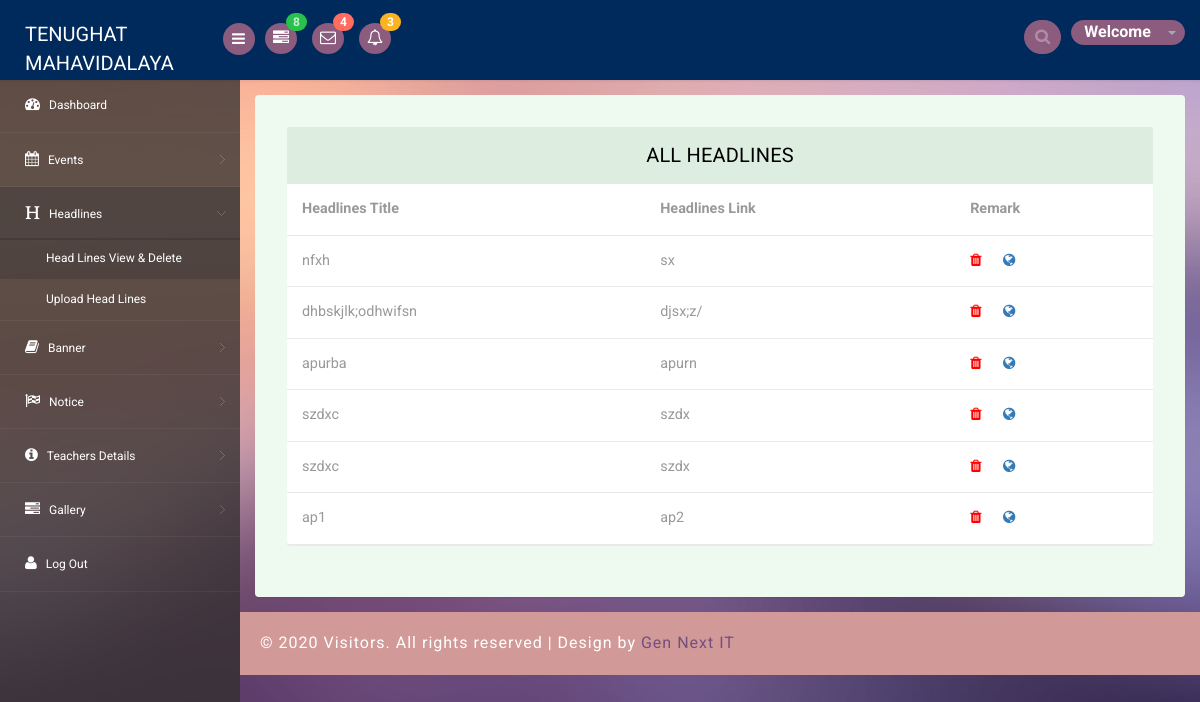
The app's page /display_head, older data.
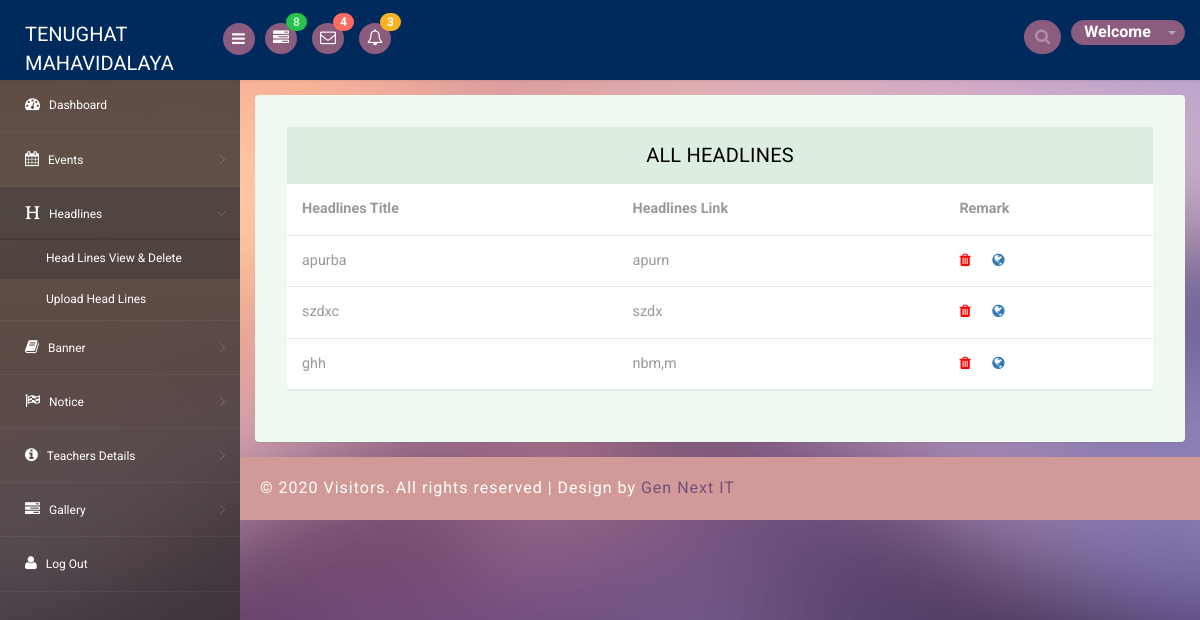
The same page, newer data.
### schoolapp/models.py (models this page shows)
class Rok_head(models.Model):
    title = models.CharField(max_length=150)
    link = models.CharField(max_length=150)

### schoolapp/views.py (the view)
# urls.py: path('display_head',views.headline),
def headline(request):
    if request.method == 'GET':
        Rok2 = Rok_head.objects.all()
        return render(request, 'head_d.html',{'rok' : Rok2})

### schoolapp/templates/head_d.html (shortened to what the changed rows need)
<!DOCTYPE html>
<head>
	{% load static %}
<link rel="stylesheet" href="{% static "css1/bootstrap.min.css" %} " >
<link rel="stylesheet" href="https://cdnjs.cloudflare.com/ajax/libs/font-awesome/4.7.0/css/font-awesome.min.css">
<link href="{% static "css1/style.css" %} " rel='stylesheet' type='text/css' />
<link href="{% static "css1/style-responsive.css" %}" rel="stylesheet"/>
<link rel="stylesheet" href="{% static "css1/font.css" %}" type="text/css"/>
<link href="{% static "css1/font-awesome.css" %} " rel="stylesheet">
<link rel="stylesheet" href="{% static "css1/morris.css" %}" type="text/css"/>
<link rel="stylesheet" href="{% static "css1/monthly.css" %}">
</head>
<body>
<section id="container">
<section id="main-content">
	<section class="wrapper">
		<div class="table-agile-info">
 <div class="panel panel-default">
    <div>
      <table class="table" ui-jq="footable" ui-options='{
        "paging": {
          "enabled": true
        },
        "filtering": {
          "enabled": true
        },
        "sorting": {
          "enabled": true
        }}'>
        <thead>
          <tr>
            <th>Headlines Title</th>
            <th>Headlines Link</th>
            <th data-breakpoints="xs">Remark</th>
          </tr>
        </thead>
        <tbody>
            {% for banner in rok %}
          <tr data-expanded="true">
            <td>{{ banner.title }}</td>
            <td>{{ banner.link }} </td>
            <td><a href="delete_head/{{ banner.id }}"><i class="fa fa-trash" aria-hidden="true"></i></a>
           &nbsp;&nbsp;&nbsp;&nbsp; <a href=""><i class="fa fa-globe" aria-hidden="true"></i></a></td>
          </tr>
          {% endfor %}
        </tbody>
      </table>
    </div>
  </div>
</div>
</section>
</section>
</section>
</body>
</html>

Row changes from the older to the newer data that the page shows:
removed Rok_head: title "nfxh", link "sx"
removed Rok_head: title "dhbskjlk;odhwifsn", link "djsx;z/"
removed Rok_head: title "szdxc", link "szdx"
removed Rok_head: title "ap1", link "ap2"
added Rok_head: title "ghh", link "nbm,m"
